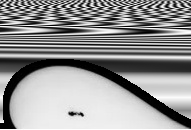
#> input picture src/PyThon/Viscosity/PositionalEncoding/doc/WithErode.png, 191 x 130 px
$ python -i main.py   (imports and definitions only)
#> lines starting #> are read from the running program, lines starting #| are printed output that depends on the picture
### src/PyThon/Viscosity/PositionalEncoding/PossitionalImageGenerator.py
import  cv2
import  numpy               as  np
import  matplotlib.pyplot   as  plt
from    PIL                 import Image
import  os
import  pandas              as  pd
import  shutil
import  glob
from    multiprocessing     import Pool, cpu_count
from    tqdm                import tqdm
def sinusoidal_positional_encoding(max_position, d_model):
    """
    Task:
        This is a part of viscosity estimation project.
    Sub-Task:
        Implement positional encoding for the Markov chain model.

    Description:
        Probably I am going to use CNN and Transformer for this project. I will treat each frame of the video as
        a Markov state and the video as a Markov chain.
        But I need to provide position of the object and its velocity as input features to the model.
        I want to use positional encoding to encode the position and velocity of the object in the video.

        Before I have used padding to keep the scale of objects in frames.
        I was thinking about by adding polar/arc like positional encoding maybe I could keep the scale of objects in frames.
        But I am not sure if it is a good idea.
        I will try to implement it and see how it works. Worst case I will use padding again.

    Why positional encoding?
        In the context of transformers, every word in a sentence is mapped to a vector through embeddings. The transformer then uses these vectors to generate keys and queries for its self-attention mechanism.
        The effectiveness of this process hinges on how well the positional encoding adapts to shifts in position., which do not inherently understand the order of input data.
        In a Markov chain model, especially when dealing with time series or sequential data, positional encoding helps the model to:
        - Understand the temporal relationships between states.
        - Capture the dynamics of the system over time.
        - Maintain the order of states in the Markov chain, which is essential for accurate predictions
        - Facilitate the model's ability to generalize from seen to unseen positions in the sequence

    Steps:
        1. Deciding on the positional encoding scheme.
            one of the most important concepts of a transformer model — positional encoding.
            The authors of “Attention is all you need” chose a combination of sinusoidal curves for the positional encoding vectors.

            Encoding must be able to identified the position of a data in a timeseries uniquely.
            It should be able to expand to arbitrary number of data in a time series.
            It should be compact and efficient. [Not one-hot encoding]
            Binary encoding is not good because it is not smooth and does not generalize well.
                Meaningful encoding:
                    we want small changes in position to correspond to small changes in representation.
                    The binary method, however, leads to large jumps in encoding for adjacent positions, which can confuse the model as it tries to interpret these as meaningful patterns.

                Continuity:
                    Continuity in positional encoding helps the model to generalize better to positions it hasn’t seen. A continuous encoding scheme means that positions that are numerically close will receive similar representations, and this would aid the model in understanding patterns that span across multiple positions. Lack of smooth transitions also means that the model’s ability to interpolate and extract useful positional information is limited

            Encoding scheme should not blow up the size of the input data. So a periodic function is a good choice.
            To extend the encoding to arbitrary number of data in a time series, we can add a perpendicular sine wave with different frequency component to the encoding.
            The first sine wave provides a base positional signal, and by adding a second sine wave at a different frequency, we allow the encoding to oscillate differently as we move along the sequence.

            This additional dimension effectively creates a more complex positional landscape.
            Each position is now represented by a point in this two-dimensional space, where each dimension corresponds to a sine wave of a different frequency.

            * My initial thought was to use the row as the position but I think its better to include time or a dimensionless number of time as the position.

            For a small positional shift δx, the change in positional encoding P should be a linear function.
            Such a transformation ensures that the relationship captured between different parts of the sentence remains consistent, even as inputs vary slightly.
            This consistency is vital for the transformer to maintain syntactic relationships within a sentence across different positions.


            x: Length/ Embedding dimension
            y: Speed / Position
            Finding maximum and minimum values of the frame lengths and speeds.

        2. Implement positional encoding for the Markov chain model.
        3. Test the positional encoding with a simple model.


    Analogies to LNP:
        A sentence:                 A frame of video
        A Token embedding vector:   A row of pixels in a frame

    References:
        https://medium.com/@gunjassingh/positional-encoding-in-transformers-a-visual-and-intuitive-guide-0761e655cea7
        https://medium.com/data-science/master-positional-encoding-part-i-63c05d90a0c3
    """

    position = np.arange(max_position)[:, np.newaxis]
    # The original formula pos / 10000^(2i/d_model) is equivalent to pos * (1 / 10000^(2i/d_model)).
    # I use the below version for numerical stability
    div_term = np.exp(np.arange(0, d_model, 2) * - (np.log(100000.0) / d_model))

    pe = np.zeros((max_position, d_model))
    pe[:, 0::2] = np.sin(position * div_term)
    pe[:, 1::2] = np.cos(position * div_term)

    return pe

# [227 lines left out: functions cropped_position_encoding, main_Visualizer, PE_Generator, make_PE_image, make_PE_image_Folder, not called in this run]

# [5 lines that do not run on import are left out]

### src/PyThon/Viscosity/PositionalEncoding/main.py
import os
import shutil
import cv2
import numpy as np
import glob
import pandas as pd
from multiprocessing import Pool, cpu_count

from PossitionalImageGenerator import sinusoidal_positional_encoding

def PE_Generator(numberOfImages:int,
                 save_address:os.PathLike,
                  PE_height:int = 530,
                  velocity_encoding:bool = False,
                  PositionalEncoding:bool = True,
                  default_image_size:tuple = (1245, 130))-> cv2.Mat:
    """
    TODO:
        Check position encoding yields a better results or velocity encoding.
        Position encoding is to fix the width of the PE to 1246 and Velocity encoding it to calculate the length of the images and then resize width to 1245.


    Generate positional encodings for a set of images.
    args:
        numberOfImages (int): Number of images to generate positional encodings for. Basically the width of the image.
        save_address (os.PathLike): Path to save the positional encoding image.
        PE_height (int): Height of the positional encoding image. I used 530 to move embedding a little up to avoid losing it after placing the drop. Later PE resized to (130, 1248) to match the image size.
        velocity_encoding (bool): If True, use velocity encoding. Default is False.
        PositionalEncoding (bool): If True, use positional encoding. Default is True.
        default_image_size (tuple): Default size of the image to resize the positional encoding to. Default is (1245, 130).
    returns:
        pe_norm (cv2.Mat): Normalized positional encoding image.
    raises:
        ValueError: If the number of images is less than 1.
        ValueError: If both velocity_encoding and PositionalEncoding are True.
    """
    if velocity_encoding!= PositionalEncoding:
        pass
    elif velocity_encoding==PositionalEncoding:
        raise ValueError("Either velocity_encoding or PositionalEncoding must be True, not both.")

    if velocity_encoding:
        if numberOfImages < 1:
            raise ValueError("Number of images must be at least 1.")

        pe = sinusoidal_positional_encoding(numberOfImages, PE_height).T
        pe      = cv2.resize(pe, default_image_size, interpolation=cv2.INTER_LINEAR)
    elif PositionalEncoding:
        pe = sinusoidal_positional_encoding(default_image_size[0], PE_height).T
        pe      = cv2.resize(pe, default_image_size, interpolation=cv2.INTER_LINEAR)


    pe_norm = cv2.normalize(pe, None, 0, 255, cv2.NORM_MINMAX).astype(np.uint8)
    # cv2.imwrite(os.path.join(save_address, 'pe', 'PositionalFullGray.png'), pe_norm)
    return pe_norm

# [115 lines left out: functions make_PE_image, make_PE_image_Folder, init_address, not called in this run]

# [15 lines not run here, left out]


    # address = '/media/d2u25/Dont/S4S-ROF/frame_Extracted/280/S2-SNr2.1_D/frame_Extracted20250621_203528_DropNumber_01'
    # make_PE_image_Folder(address)


>>> import cv2
>>> picture = cv2.imread('doc/WithErode.png')
#> picture is the input picture: shape (130, 191, 3); min 0, max 255, mean 147.8
>>> result = PE_Generator(picture, 'out.png')
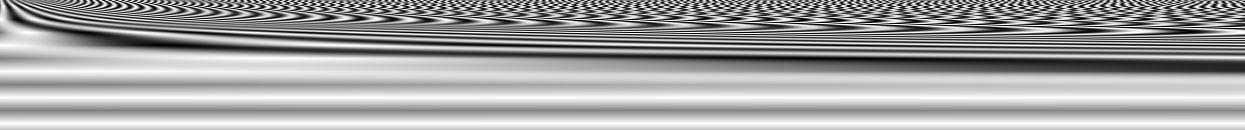
#> result: shape (130, 1245); min 0, max 255, mean 162.2
